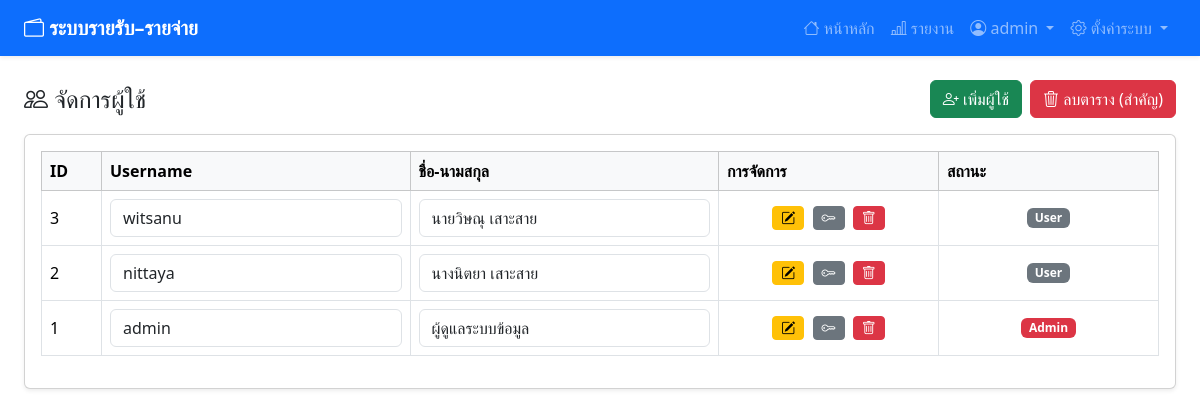
Page /users/user-manager.php (signed in) on the committed database.
### tables this page shows
CREATE TABLE `users`  (
  `id` int NOT NULL AUTO_INCREMENT,
  `username` varchar(50) NOT NULL,
  `role` enum('admin','user','demo') NOT NULL DEFAULT 'user',
  `password` varchar(255) NOT NULL,
  `fullname` varchar(100) NULL DEFAULT NULL,
  `created_at` timestamp NOT NULL DEFAULT CURRENT_TIMESTAMP,
  `provider` varchar(20) NULL DEFAULT NULL,
  `provider_id` varchar(100) NULL DEFAULT NULL,
  `status` enum('active','inactive','banned') NULL DEFAULT 'active',
  PRIMARY KEY (`id`) USING BTREE,
  UNIQUE INDEX `username`(`username`) USING BTREE
);

### users/user-manager.php (the view, shortened to what this page needs)
<?php
require '../includes/config.php';
$result = $conn->query("
    SELECT id, username, fullname, role
		FROM users
		ORDER BY id DESC
");
?>
<head>
<?php require 'head.php'; ?>
</head>
<body>
<?php require 'navbar1.php'; ?>
		<div class="container-fluid px-4 py-4">
		<div class="d-flex justify-content-between align-items-center mb-3">
			<h4 class="mb-0">
				<i class="bi bi-people"></i> จัดการผู้ใช้
			</h4>
			<div class="d-flex gap-2">
				<a href="add-user.php" class="btn btn-success">
					<i class="bi bi-person-plus"></i> เพิ่มผู้ใช้
				</a>
				<button class="btn btn-danger" data-bs-toggle="modal" data-bs-target="#deleteModal">
					<i class="bi bi-trash3"></i> ลบตาราง (สำคัญ)
				</button>
			</div>
		</div>
		<div class="card shadow-sm">
		<div class="card-body table-responsive">
		<table class="table table-bordered align-middle">
		<thead class="table-light">
		<tr>
			<th width="60">ID</th>
			<th>Username</th>
			<th>ชื่อ-นามสกุล</th>
			<th width="220">การจัดการ</th>
			<th width="220">สถานะ</th>
		</tr>
		</thead>
			<tbody>
			<?php while ($row = $result->fetch_assoc()): ?>
			<tr>
			<form method="post">
				<td><?= $row['id'] ?></td>
				<td>
					<input name="username" class="form-control"
						   value="<?= htmlspecialchars($row['username']) ?>" required>
				</td>
				<td>
					<input name="fullname" class="form-control"
						   value="<?= htmlspecialchars($row['fullname']) ?>" required>
				</td>
				<td class="text-center">
				<?php if ($row['id'] == $_SESSION['user_id']): ?>
					<button type="button"
							class="btn btn-sm btn-warning me-1"
							onclick="alertSelfAction()"
							title="ไม่สามารถแก้ไขตัวเองได้">
						<i class="bi bi-pencil-square"></i>
					</button>
					<button type="button"
							class="btn btn-sm btn-secondary me-1"
							onclick="alertSelfAction()"
							title="ไม่สามารถเปลี่ยนรหัสผ่านตัวเองได้">
						<i class="bi bi-key"></i>
					</button>
					<button type="button"
							class="btn btn-sm btn-danger"
							onclick="alertSelfAction()"
							title="ไม่สามารถลบตัวเองได้">
						<i class="bi bi-trash"></i>
					</button>
				<?php else: ?>
					<a href="edit_user.php?id=<?= $row['id'] ?>"
					   class="btn btn-sm btn-warning me-1"
					   title="แก้ไขข้อมูล">
						<i class="bi bi-pencil-square"></i>
					</a>
					<button type="button"
							class="btn btn-sm btn-secondary me-1"
							title="เปลี่ยนรหัสผ่าน"
							onclick="document.getElementById('passform<?= $row['id'] ?>').classList.toggle('d-none')">
						<i class="bi bi-key"></i>
					</button>
					<form method="post" class="d-inline">
						<button name="delete"
								class="btn btn-sm btn-danger"
								onclick="return confirm('ยืนยันการลบผู้ใช้นี้?')"
								title="ลบผู้ใช้">
							<i class="bi bi-trash"></i>
						</button>
					</form>
				<?php endif; ?>
				</td>
				<td class="text-center">
					<?php if ($row['role'] === 'admin'): ?>
						<span class="badge bg-danger">Admin</span>
					<?php elseif ($row['role'] === 'demo'): ?>
						<span class="badge bg-warning text-dark">Demo</span>
					<?php else: ?>
						<span class="badge bg-secondary">User</span>
					<?php endif; ?>
				</td>
			</form>
			</tr>
			<?php endwhile; ?>
			</tbody>
		</table>
		</div>
		</div>
		</div>
</body>
</html>

### rows in the picture
users: id "3", username "witsanu", fullname "นายวิษณุ เสาะสาย", role "User"
users: id "2", username "nittaya", fullname "นางนิตยา เสาะสาย", role "User"
users: id "1", username "admin", fullname "ผู้ดูแลระบบข้อมูล", role "Admin"

### other values in the picture
$_SESSION['username'] "admin"
